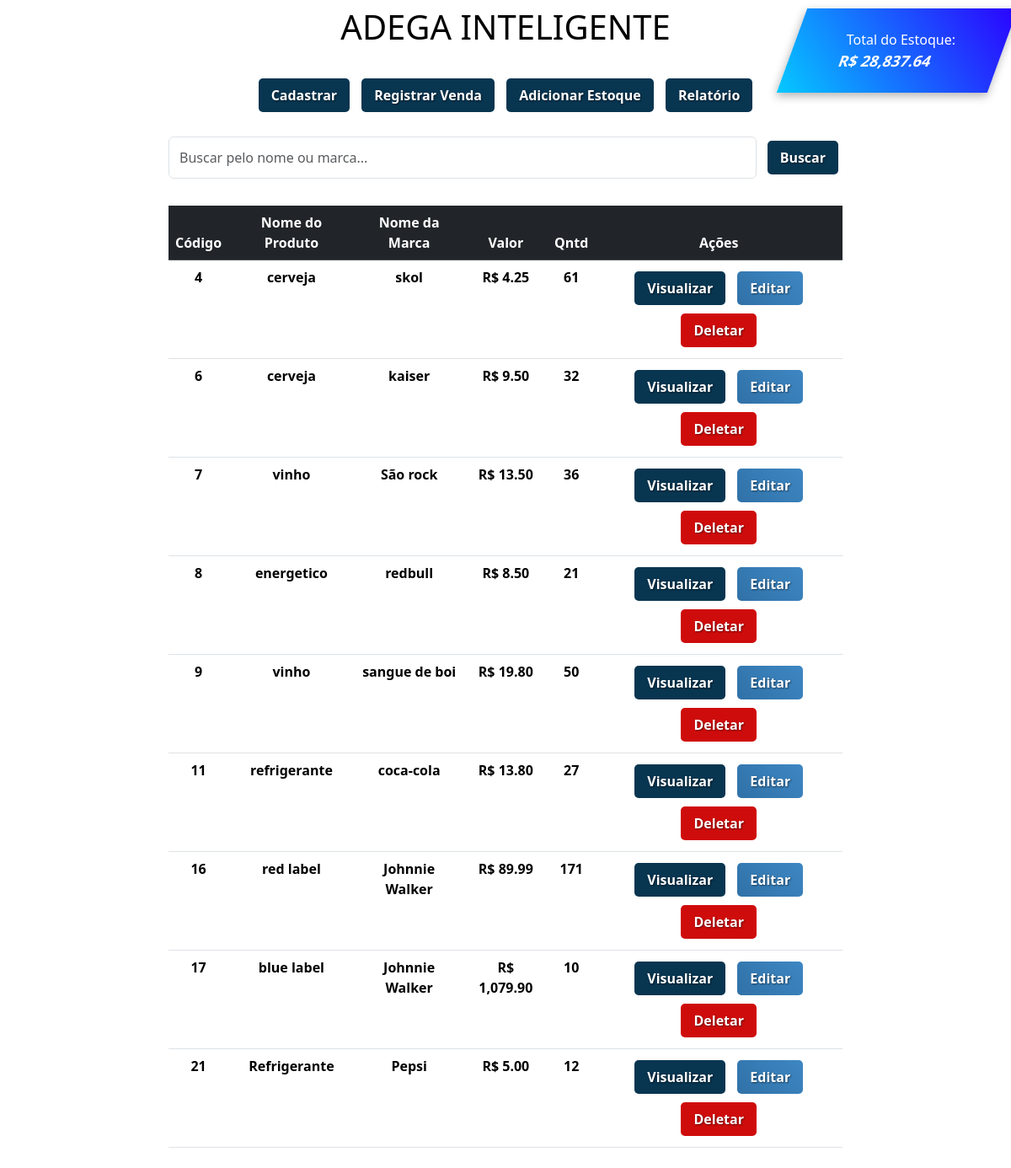
The page / on the database its author committed.
### app/models.py (models this page shows, shortened)
class Produto(models.Model):
    nome = models.CharField(max_length=150)  # Nome do Produto
    marca = models.CharField(max_length=100)  # Nome da Marca
    valor = models.DecimalField(max_digits=10, decimal_places=2)  # Valor do Produto
    quantidade = models.IntegerField(default=0)  # Novo campo de quantidade

### app/views.py (the view)
# urls.py: 2. Add a URL to urlpatterns:  path('', views.home, name='home')
def home(request):
    data = {}
    search = request.GET.get('search')
    if search:
        data['db'] = Produto.objects.filter(nome__icontains=search) | Produto.objects.filter(marca__icontains=search)
    else:
        data['db'] = Produto.objects.all()  # Buscar produtos
    data['valor_total_estoque'] = Produto.objects.aggregate(
        total=Sum(F('valor') * F('quantidade'))
    )['total'] or 0  # Define 0 como padrão caso esteja vazio
    return render(request, 'index.html', data)

### app/templates/index.html (shortened to what this page needs)
<!DOCTYPE html>
<html lang="pt-br">
<head>
    <link rel="stylesheet" href="https://cdn.jsdelivr.net/npm/bootstrap@5.3.3/dist/css/bootstrap.min.css"
>
</head>
<body>
    {% load humanize %}
    <div class="total-estoque">
      <div>
          <p>Total do Estoque:</p>
          <strong>R$ {{ valor_total_estoque|floatformat:2|intcomma }}</strong>
      </div>
    </div>
    <div class="col-8 m-auto pt-2 pb-2 text-center ">
        <h1 style="color: black; text-shadow: 1px 1px 5px white;">ADEGA INTELIGENTE</h1>
    </div>
    <div class="col-8 m-auto pt-3 pb-2 text-center">
      <a href="/form" class="btn custom-btn btn-cadastrar">Cadastrar</a>
      <a href="/sell/" class="btn custom-btn btn-venda">Registrar Venda</a>
      <a href="/add_stock/" class="btn custom-btn btn-estoque">Adicionar Estoque</a>
      <a href="/report/" class="btn custom-btn btn-relatorio">Relatório</a>
    </div>
    <div class="col-8 m-auto pt-3 pb-2">
      <form method="get" class="d-flex">
      <input type="text" id="search" name="search" class="form-control me-2" placeholder="Buscar pelo nome ou marca...">
      <button type="submit" class="btn custom-btn btn-buscar">Buscar</button>
      </form>
    </div>
    <div class="col-8 m-auto pt-4 pb-2 text-center">
        <table class="table table-hover">
          <thead class="table-dark">
            <tr>
              <th scope="col">Código</th>
              <th scope="col">Nome do Produto</th>
              <th scope="col">Nome da Marca</th>
              <th scope="col">Valor</th>
              <th scope="col">Qntd</th>
              <th scope="col">Ações</th>
            </tr>
          </thead>
          <tbody>
            {% for dbs in db %}
            {% load humanize %}
            <tr>
              <th>{{ dbs.id }}</th>
              <th>{{ dbs.nome }}</th>
              <th>{{ dbs.marca }}</th>
              <th>R$ {{ dbs.valor|floatformat:2|intcomma }}</th>
              <th>{{ dbs.quantidade|intcomma }}</th>
              <th>
                <a href="/view/{{ dbs.id }}/" class="btn custom-btn btn-visualizar">Visualizar</a>
                <a href="/edit/{{ dbs.id }}/" class="btn custom-btn btn-editar">Editar</a>
                <a href="/delete/{{ dbs.id }}/" class="btn custom-btn btn-deletar"
   onclick="confirmarExclusao(event, '/delete/{{ dbs.id }}/')">Deletar</a>
            </th>
            </tr>
            {% endfor %}
          </tbody>
        </table>
    </div>
    {% load static %}
</body>
</html>

### app/templates/index.html (style rules this page uses)
.total-estoque { position: absolute; top: 10px; right: 10px; background: linear-gradient(45deg, rgb(5, 201, 255), rgb(43, 1, 255)); color: white; width: 250px; height: 100px; transform: skew(-20deg); display: flex; align-items: center; justify-content: center; box-shadow: 0px 4px 10px rgba(0, 0, 0, 0.3); }
.total-estoque p { transform: skew(20deg); font-size: 16px; margin: 0; text-align: center; }
.total-estoque strong { transform: skew(20deg); font-size: 18px; margin-top: 5px; }
body { background-image: url('https://img.freepik.com/fotos-gratis/papel-de-parede-de-onda-gradiente-abstrato-azul_53876-108364.jpg?t=st=1743115830~exp=1743119430~hmac=c60050cbcb6a6186531cf32f0aa389acbc54e21594a7dfded41ca8245a942067&w=1800'); background-size: cover; background-repeat: no-repeat; background-position: center; background-attachment: fixed; }
.custom-btn { font-weight: bold; padding: 10px 20px; margin: 5px; border: none; border-radius: 5px; transition: all 0.3s ease; text-shadow: 1px 1px 2px rgba(0, 0, 0, 0.5); color: white; }
.btn-cadastrar { background: linear-gradient(45deg, #083550, #083550); }
.btn-venda { background: linear-gradient(45deg, #083550, #083550); }
.btn-estoque { background: linear-gradient(45deg, #083550, #083550); }
.btn-relatorio { background: linear-gradient(45deg, #083550, #083550); }
.custom-btn { font-weight: bold; padding: 8px 15px; margin: 5px; border: none; border-radius: 5px; transition: all 0.3s ease; text-shadow: 1px 1px 2px rgba(0, 0, 0, 0.5); color: white; }
.btn-buscar { background: linear-gradient(45deg, #083550, #083550); }
.btn-visualizar { background: linear-gradient(45deg, #083550, #083550); }
.btn-editar { background: linear-gradient(45deg,#3071a7, #3e87c3); }
.btn-deletar { background: linear-gradient(45deg, #cf0c0c, #cf0c0c); }

### rows shown on the page
Produto: id "4", nome "cerveja", marca "skol", valor "4.25", quantidade "61"
Produto: id "6", nome "cerveja", marca "kaiser", valor "9.50", quantidade "32"
Produto: id "7", nome "vinho", marca "São rock", valor "13.50", quantidade "36"
Produto: id "8", nome "energetico", marca "redbull", valor "8.50", quantidade "21"
Produto: id "9", nome "vinho", marca "sangue de boi", valor "19.80", quantidade "50"
Produto: id "11", nome "refrigerante", marca "coca-cola", valor "13.80", quantidade "27"
Produto: id "16", nome "red label", marca "Johnnie Walker", valor "89.99", quantidade "171"
Produto: id "17", nome "blue label", marca "Johnnie Walker", valor "1,079.90", quantidade "10"
Produto: id "21", nome "Refrigerante", marca "Pepsi", valor "5.00", quantidade "12"

### other values the page prints
{{ valor_total_estoque|floatformat:2|intcomma }} "28,837.64"
